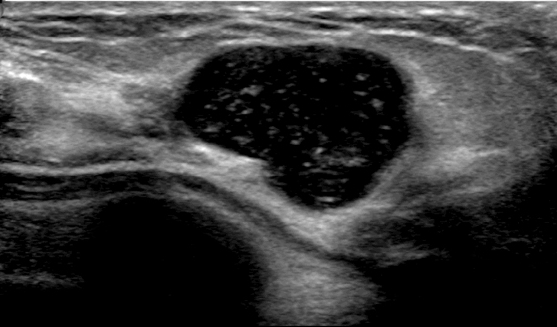
%> input picture Archived_Code/Code V2/Matlab Codes/OBNLMpackage/ExampleData/breast_cyst_philips.jpg, 557 x 327 px
$ octave SpeckleRemoval.m   (GNU Octave 9; MATLAB toolbox functions it lacks are replaced by stand-ins)
%> lines starting %> are read from the running program, lines starting %| are printed output that depends on the picture
% /* Pierrick Coupe - pierrick.coupe@gmail.com                               */
% /* Brain Imaging Center, Montreal Neurological Institute.                  */
% /* Mc Gill University                                                      */
% /*                                                                         */
% /* Copyright (C) 2008 Pierrick Coupe                                       */
%
%
%
% /*                 Details on Bayesian NLM filter                         */
% /***************************************************************************
%  *  The bayesian NLM filter is described in:                               *
%  *                                                                         *
%  * P. Coupe, P. Hellier, C. Kervrann, C. Barillot.                         *
%  * NonLocal Means-based Speckle Filtering for Ultrasound Images.           *
%  * IEEE Transactions on Image Processing, 18(10):2221-9, 2009.             *
%  ***************************************************************************/
%
%
% /*                 Details on blockwise NLM filter                        */
% /***************************************************************************
%  *  The blockwise NLM filter is described in:                              *
%  *                                                                         *
%  *  P. Coupe, P. Yger, S. Prima, P. Hellier, C. Kervrann, C. Barillot.     *
%  *  An Optimized Blockwise Non Local Means Denoising Filter for 3D Magnetic*
%  *  Resonance Images. IEEE Transactions on Medical Imaging, 27(4):425-441, *
%  *  Avril 2008                                                             *
%  ***************************************************************************/
%
%
%
% /*                 This method is patented as follows                     */
% /***************************************************************************
% * P. Coupe, P. Hellier, C. Kervrann, C. Barillot. Dispositif de traitement *
% * d'images ameliore. INRIA, Patent: 08/02206, 2008.                        *
% * Publication No. : WO/2009/133307.                                        *
% * International Application No. : PCT/FR2009/000445                        *
% *                                                                          *
%  ***************************************************************************/

warning off;
clear all;
close all;
clc;

%params
M = 7;      % search area size (2*M + 1)^2
alpha = 3;  % patch size (2*alpha + 1)^2
h = 1.2;    % smoothing parameter [0-infinite].
% If you can see structures in the "Residual image" decrease this parameter
% If you can see speckle in the "denoised image" increase this parameter

offset = 100; % to avoid Nan in Pearson divergence computation
% According to the gain used by your US device this offset can be adjusted.


[namein, pathin] = uigetfile({'*.tif;*.tiff;*.png;*.jpg;*.bmp;*.pgm;*.ppm', 'All Supported Formats'}, 'Open image');
%> the answer given: ExampleData/breast_cyst_philips.jpg
if isequal(namein,0) | isequal(pathin,0)
    disp('User pressed cancel')
else

    disp(['Input file : ', fullfile(pathin, namein)])


%     [pathstr, name_s, ext, versn]=fileparts(fullfile(pathin, namein));
    [pathstr, name_s, ext]=fileparts(fullfile(pathin, namein));
    nameout=[name_s '_norm_denoised' ext];
    nameinnorm=[name_s '_norm' ext];
    %namespeckle=[name_s '_speckle' ext];

    [nout, pathout] = uiputfile({['*' ext]},'Save as',[pathin nameout]);
    if isequal(nout,0) | isequal(pathout,0)
        disp('User pressed cancel')
    else

        disp(['Output file: ', fullfile(pathout, nout)])

        img = imread([pathin namein]);
%> img is the input picture: size 327x557 uint8; min 0, max 255, mean 57.6
        info = imfinfo([pathin namein]);

        [dimxy dimt] = size(size(img));
%> dimxy = 1; dimt = 2
        if ( dimt > 2)
            img = rgb2gray(img);
        end

        % Intensity normalization
        imgd = double(img);
        mini = (min(imgd(:)));
%> mini = 0
        imgd = (imgd - mini);
        maxi = max(imgd(:));
%> maxi = 255
        imgd = (imgd / maxi) * 255;
        imgd = imgd + offset; % add offset to enable the pearson divergence computation (i.e. avoid division by zero).
        s = size(imgd);
%> s = [327 557]

        % Padding
        imgd = padarray(imgd,[alpha alpha],'symmetric');
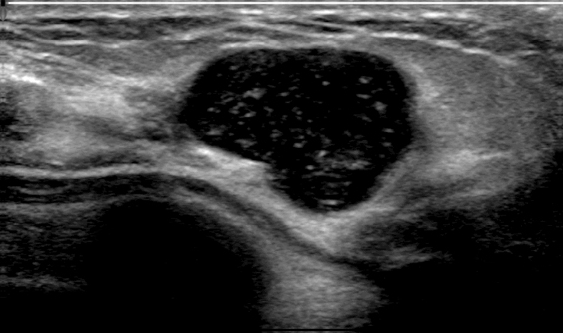
%> imgd: size 333x563 double; min 100, max 355, mean 158; drawn with min black and max white
%> (the run ends here)

$ run again, on Archived_Code/Code V2/Matlab Codes/OBNLMpackage/ExampleData/breat_mass_phlips_norm.jpg
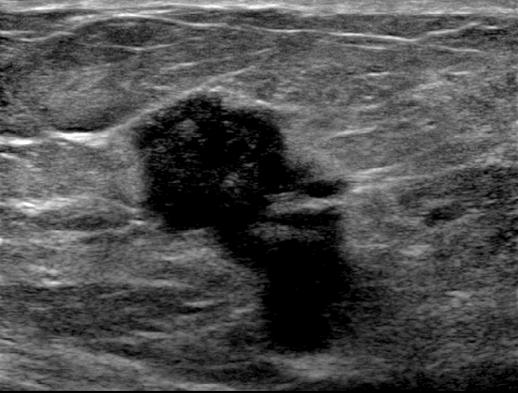
%> input picture Archived_Code/Code V2/Matlab Codes/OBNLMpackage/ExampleData/breat_mass_phlips_norm.jpg, 518 x 393 px
%> img is the input picture: size 393x518 uint8; min 0, max 255, mean 76.3
%> mini = 0
%> maxi = 255
%> `imgd = padarray(imgd,[alpha alpha],'symmetric');`:
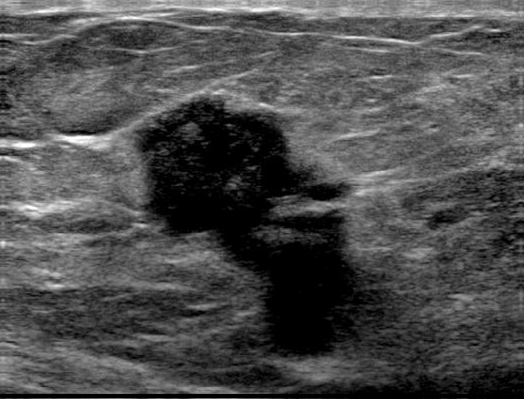
%> imgd: size 399x524 double; min 100, max 355, mean 176.5; drawn with min black and max white

$ run again, on Archived_Code/Code V2/Matlab Codes/OBNLMpackage/ExampleData/lymph_node_philips.jpg
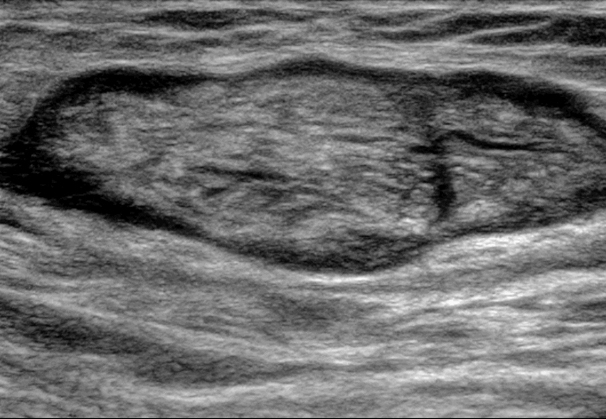
%> input picture Archived_Code/Code V2/Matlab Codes/OBNLMpackage/ExampleData/lymph_node_philips.jpg, 606 x 419 px
%> img is the input picture: size 419x606 uint8; min 0, max 253, mean 107.1
%> mini = 0
%> maxi = 253
%> `imgd = padarray(imgd,[alpha alpha],'symmetric');`:
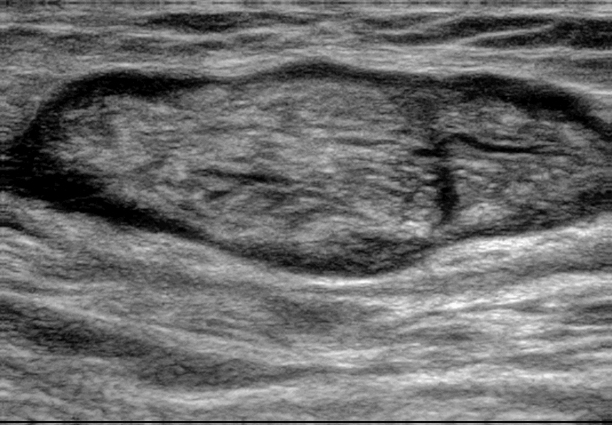
%> imgd: size 425x612 double; min 100, max 355, mean 207.8; drawn with min black and max white
